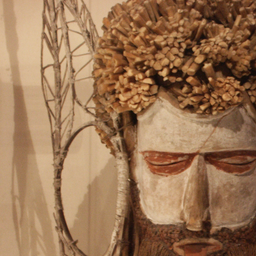
#> input picture Program/face.png, 256 x 256 px
$ python sample.py   (Python 2 division)
#> lines starting #> are read from the running program, lines starting #| are printed output that depends on the picture
# -*- coding: utf-8 -*-
"""
Created on Sat May  7 11:53:35 2016
@author: efron
"""

"""
expanding_block
"""

import numpy as np
import os
from PIL import Image
import copy
import skimage
from skimage import io
from skimage import color
from scipy.stats.distributions import chi2


def IMPORT_PLACEHOLDER():
    pass


filename = 'face.png'

"""
file IO and conversion to grayscale:
"""
baseImg = io.imread(filename)
#> baseImg is the input picture: shape (256, 256, 3); mean R, G, B 154.7, 116.6, 83.9
try:
    img = skimage.color.rgb2gray(baseImg)
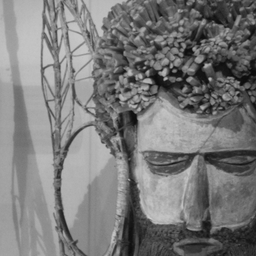
#> img: shape (256, 256) float64; min 0.042, max 0.806, mean 0.48
except ValueError as valError:
    shape = np.shape(baseImg)
    if shape[2] == 1:  # image is grayscale already
        img = baseImg
    else:
        raise valError
except Exception as exc:
    raise exc

"""
set parameters based off image size
"""


class ExpandingBlockInit:
    def __init__(self, img):
        shape = np.shape(img)
#> shape = (256, 256)
        size = shape[0] * shape[1]
#> size = 65536

        if size <= 50 ** 2:
            self.blockSize = 8
            self.blockDistance = 1
            self.numBuckets = 400
            self.minArea = 32
            self.varianceThreshold = 8 * 4
        elif size <= 100 ** 2:
            self.blockSize = 8
            self.blockDistance = 1
            self.numBuckets = 400
            self.minArea = 50
            self.varianceThreshold = 8 * 4
        elif size <= 200 ** 2:
            self.blockSize = 8
            self.blockDistance = 1
            self.numBuckets = 600
            self.minArea = 50
            self.varianceThreshold = 8 * 4
        elif size <= 350 ** 2:
            self.blockSize = 16
            self.blockDistance = 1
            self.numBuckets = 5000
            self.minArea = 50
            self.varianceThreshold = 16 * 4
        elif size <= 700 ** 2:
            self.blockSize = 16
            self.blockDistance = 1
            self.numBuckets = 12000
            self.minArea = 70
            self.varianceThreshold = 16 * 4
        else:
            self.blockSize = 16
            self.blockDistance = 1
            self.numBuckets = size // 128
            self.minArea = 70
            self.varianceThreshold = 16 * 4


init = ExpandingBlockInit(img)

"""
Divide the image into small overlapping blocks of blockSize ** 2
"""


# img = Image.open(filename)


def find_variance(A):
    # find the variance of A
    mean = np.mean(A)
    variance = sum((a - mean) ** 2 for a in A) / A.size
    return variance


image = None  # pass
size = np.shape(img)
#> size = (256, 256)
rows = size[0]
#> rows = 256
cols = size[1]
#> cols = 256


class Block:
    def __init__(self, row, col):
#> called with row = 0, col = 0
        rowEnd = row + (init.blockSize - 1)
#> rowEnd = 15
        colEnd = col + (init.blockSize - 1)
#> colEnd = 15

        # use copy.copy because python assigns by reference
        self.pixel = (img[row:rowEnd, col:colEnd])
        self.row = row
        self.col = col
        self.variance = np.var(self.pixel)
#> self.variance = 0.00145
        self.tooLowVariance = self.variance < init.varianceThreshold
#> self.tooLowVariance = True
        self.subBlock = None
        self.connection = None


# list comprehensions make this whole next section way easier!
blocks = [Block(row, col) for row in range(rows - init.blockSize)
          for col in range(cols - init.blockSize)]


#sort by variance
blocks.sort(key=lambda x: x.variance)

"""
remove elements with too low of variance
causes false positives due to bad white balance on camera or just areas of
block color
"""
# this is not efficient, but it is negligible in comparison to overhead of
# other parts of program, and it's a neat bit of set theory.

#blocks = [block for block in blocks if not block.tooLowVariance]

groups = []
# assign blocks to groups
blocksPerBucket = len(blocks) / init.numBuckets
#> blocksPerBucket = 11
group = 0
count = 0
groups = [ [] for x in range(init.numBuckets)]
for block in blocks:
    count += 1
    groups[group].append(block)
    if count > blocksPerBucket:
        count  = 0#blocksPerBucket
        group += 1
#> this loop made 57600 passes
#> after the loop, count = 0; group = 4800
        # group is full, move on to next group
        #groups.append([])

# assign groups to buckets
buckets = [None] * init.numBuckets
#> buckets = 5000 items

for n in range(init.numBuckets):
    try:
        buckets[n] = groups[n - 1] + groups[n] + groups[n + 1]
    except IndexError:
        if n == init.numBuckets - 1:
            buckets[n] = groups[n - 1] + groups[n]
        else:
            raise IndexError


def process_bucket(bucket, init):
    TINY_NUMBER = 10. ** -12
    """
    subfunctions
    """

    def overlap(bucket, init):
        # if buckets overlap, they should be more similar than chance

        row = [block.row for block in bucket]
        col = [block.col for block in bucket]
        rowDistance = row - row.reshape(-1, 1)
        colDistance = col - col.reshape(-1, 1)

        # broadcast to an N x N array
        rowOverlap = rowDistance < init.blockSize
        colOverlap = colDistance < init.blockSize

        return np.logical_or(rowOverlap, colOverlap)

    # calculate test statistic of block-to-block similarity
    def calculate_test_statistic(bucket):
        test_statistic = np.zeros((len(bucket), len(bucket)))
        for index, subBlock in enumerate(subBlocks):
            pixel_diff = np.sum((subBlock - subBlocks) ** 2, axis=1)
            sigmaSq = (variance[index] + variance) / 2.
            # avoid zero divides
            sigmaSq[(sigmaSq < TINY_NUMBER)] = (TINY_NUMBER)
            # calcualte test statistic
            test_statistic[index] = (pixel_diff / (sigmaSq * subSize))
        return test_statistic

    # calculate whether blocks are too similar to have occured by chance
    def find_connection(bucket, test_statistic):
        test_statistic = calculate_test_statistic(bucket)
        pValThreshold = chi2.ppf(.01, subSize ** 2)
        too_similar = test_statistic < pValThreshold
        # blocks are "connected" if they occur by chance < 1% of the time and
        # do not overlap.
        connection = np.any(np.logical_and(overlap, np.logical_not(too_similar)))
        return connection

    """
    process_bucket body
    """

    if len(bucket) == 0:
        # bucket empty, no need to process
        return

    subSize = 1
    variance = [block.variance for block in bucket]
#> variance = [1.26e-05, 1.38e-05, 1.38e-05, 1.39e-05, 1.44e-05, 1.45e-05, 1.46e-05, 1.47e-05, 1.48e-05, 1.48e-05, 1.48e-05, 1.49e-05, 1.49e-05, 1.53e-05, 1.54e-05, 1.54e-05, 1.58e-05, 1.58e-05, 1.58e-05, 1.59e-05, 1.59e-05, 1.6e-05, 1.61e-05, 1.61e-05]

    count = 0
    while subSize < init.blockSize:
        # sanity check for while loop
        count += 1
        if count > 10:
            raise (ValueError('process_bucket in infinite loop'))

        # expanding block: we start with a 2x2 subblock of the image,
        # test for similarity to other 2x2 subblocks,
        # then continue
        subSize = min(subSize << 1, init.blockSize)
        subBlocks = np.array([np.reshape(block.pixel[0:subSize][:, 0:subSize], -1) for block in bucket])
        test_statistic = calculate_test_statistic(bucket)
        connection = find_connection(bucket, test_statistic)

        # test if number of connected blocks are under minimum area
        # if so, we consider those connections false positives and empty bucket
        # then kick out early

        if (len(bucket) * init.blockSize) < init.minArea:
            bucket = []
            return bucket

        # otherwise, we remove isolated blocks from bucket and let the loop run

        for index, block in enumerate(bucket):
            block.connection = connection[index]
            bucket = [block for block in bucket if block.connection]
#> after the loop, bucket = 24 items; count = 1
    return bucket


"""
call process_bucket with one-line list comprehension
"""
#> (the run stopped early here; a loop or call above may not have finished)

$ run again, with Program/01_giraffe.png copied over Program/face.png
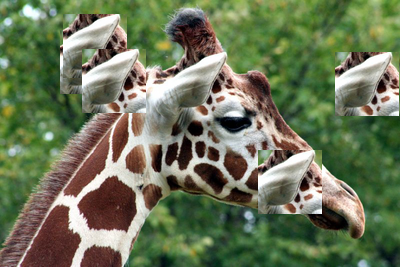
#> input picture Program/01_giraffe.png, 400 x 267 px
#> baseImg is the input picture: shape (267, 400, 3); mean R, G, B 107.7, 117.6, 87.8
#> `img = skimage.color.rgb2gray(baseImg)`:
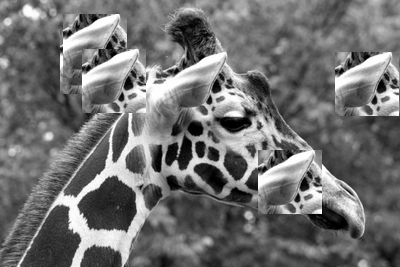
#> img: shape (267, 400) float64; min 0, max 1, mean 0.444
#> rowEnd = 15
#> self.variance = 0.00956
#> self.tooLowVariance = True
#> blocksPerBucket = 19
#> the loop `for block in blocks:` made 96384 passes
#> after the loop `for block in blocks:`: count = 4; group = 4819
#> buckets = 5000 items
#> variance = 40 values from 0.000312 to 0.000376
#> after the loop in process_bucket, `while subSize < init.blockSize:`: bucket = 40 items; count = 1

$ run again, with Program/02_tree.png copied over Program/face.png
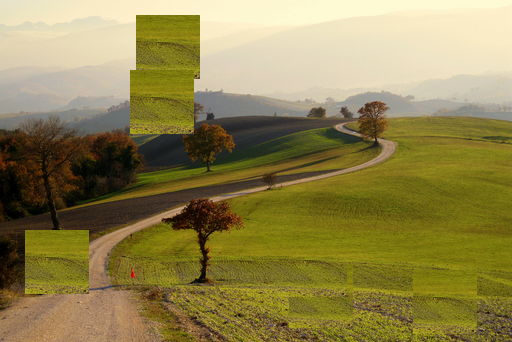
#> input picture Program/02_tree.png, 512 x 342 px
#> baseImg is the input picture: shape (342, 512, 3); mean R, G, B 142.6, 130.8, 78
#> `img = skimage.color.rgb2gray(baseImg)`:
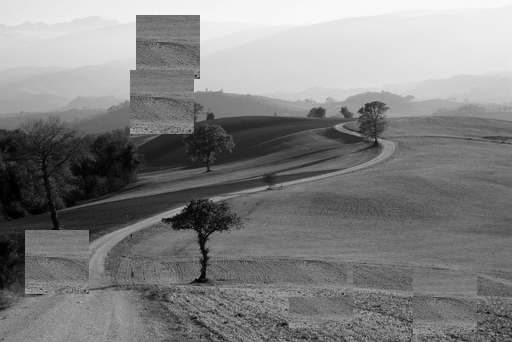
#> img: shape (342, 512) float64; min 0, max 0.979, mean 0.508
#> rowEnd = 15
#> self.variance = 9.09e-06
#> self.tooLowVariance = True
#> blocksPerBucket = 13
#> the loop `for block in blocks:` made 161696 passes
#> after the loop `for block in blocks:`: count = 10; group = 11549
#> buckets = 12000 items
#> variance = 28 values from 4.06e-06 to 4.53e-06
#> after the loop in process_bucket, `while subSize < init.blockSize:`: bucket = 28 items; count = 1
